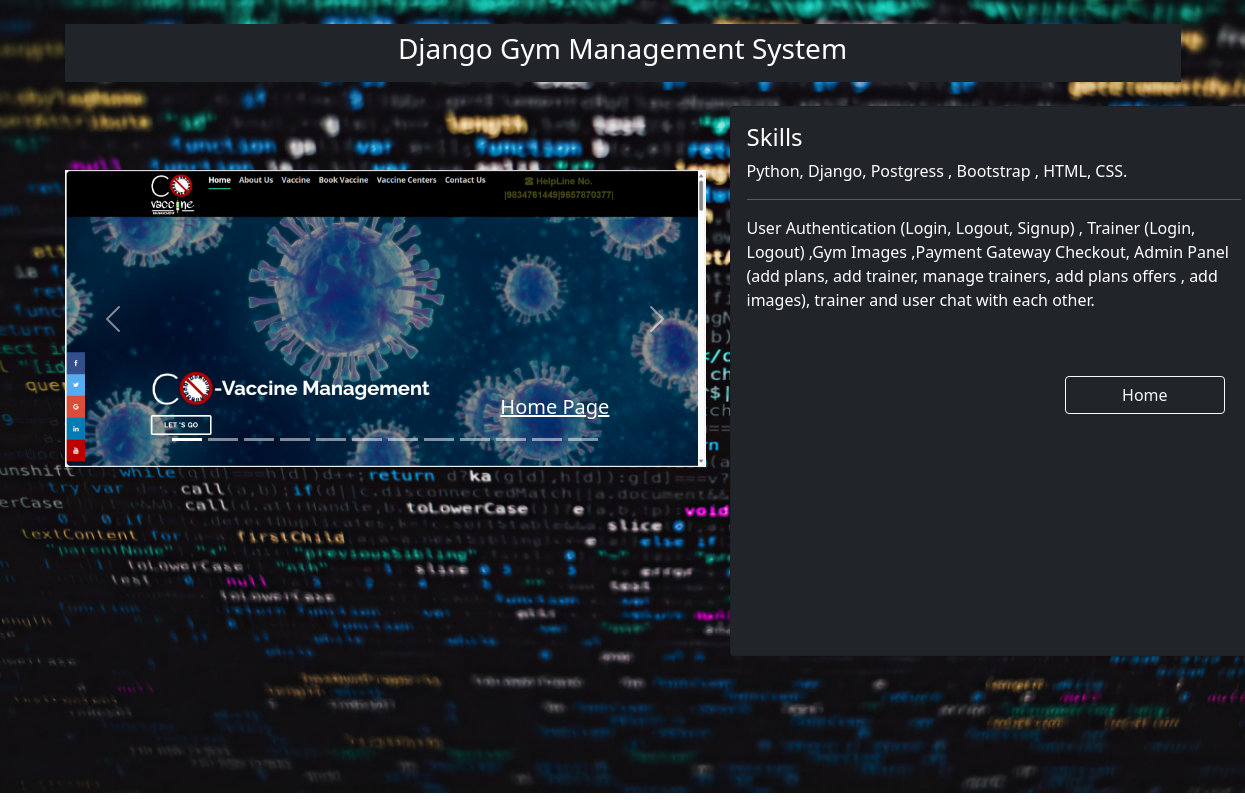
Screenshot of /project2/2 with the database file from the repository.
### app/models.py (models this page shows)
class Project(models.Model):
    p_name = models.CharField(max_length=100)
    p_skills = models.CharField(max_length=400)
    p_details = models.CharField(max_length=1000)

### app/views.py (the view)
# urls.py: path('project2/<int:pk>',project2),
def project2(request,pk):
    data=Project.objects.get(pk=pk)
    return render(request,'project2.html',{"pk":pk,'data':data})

### app/templates/project2.html (shortened to what this page needs)
{% load static %}
<!doctype html>
<html lang="en">
  <head>
    <link href="https://cdn.jsdelivr.net/npm/bootstrap@5.0.2/dist/css/bootstrap.min.css" rel="stylesheet">
    <link rel="stylesheet" href="{% static 'js.js' %}" type="text\JS">
  </head>
  <body>
    <div class="bg-image"  id="bg" >
      <div class="container">
          <br>
      <div class="py-2 bg-dark" id="dark">
          <h3 class="text-center"> {{ data.p_name }}  </h3></div><br>
      <div class="row">
        {% block 'photos' %}
          <div class="col-sm-7">
            <div id="carouselExampleCaptions" class="carousel slide" >
              <div class="carousel-indicators">
                <button type="button" data-bs-target="#carouselExampleCaptions" data-bs-slide-to="0" class="active" aria-current="true" aria-label="Slide 1"></button>
                <button type="button" data-bs-target="#carouselExampleCaptions" data-bs-slide-to="1" aria-label="Slide 2"></button>
                <button type="button" data-bs-target="#carouselExampleCaptions" data-bs-slide-to="2" aria-label="Slide 3"></button>
                <button type="button" data-bs-target="#carouselExampleCaptions" data-bs-slide-to="3" aria-label="Slide 4"></button>
                <button type="button" data-bs-target="#carouselExampleCaptions" data-bs-slide-to="4" aria-label="Slide 5"></button>
                <button type="button" data-bs-target="#carouselExampleCaptions" data-bs-slide-to="5" aria-label="Slide 6"></button>
                <button type="button" data-bs-target="#carouselExampleCaptions" data-bs-slide-to="6" aria-label="Slide 7"></button>
                <button type="button" data-bs-target="#carouselExampleCaptions" data-bs-slide-to="7" aria-label="Slide 8"></button>
                <button type="button" data-bs-target="#carouselExampleCaptions" data-bs-slide-to="8" aria-label="Slide 9"></button>
                <button type="button" data-bs-target="#carouselExampleCaptions" data-bs-slide-to="9" aria-label="Slide 10"></button>
                <button type="button" data-bs-target="#carouselExampleCaptions" data-bs-slide-to="10" aria-label="Slide 11"></button>
                <button type="button" data-bs-target="#carouselExampleCaptions" data-bs-slide-to="11" aria-label="Slide 12"></button>
              </div>
              <div class="carousel-inner" id="slide">
                <div class="carousel-item active">
                  <img src="{% static '/img/gym/home.png' %}" class="d-block w-100" alt="...">
                  <div class="carousel-caption d-flex justify-content-end">
                    <h5><u>Home Page</u></h5>
                  </div>
                </div>
            </div>
            <button class="carousel-control-prev" type="button" data-bs-target="#carouselExampleCaptions" data-bs-slide="prev">
              <span class="carousel-control-prev-icon " aria-hidden="true"></span>
            </button>
            <button class="carousel-control-next" type="button" data-bs-target="#carouselExampleCaptions" data-bs-slide="next">
              <span class="carousel-control-next-icon" aria-hidden="true"></span>
            </button>
          </div>
        {% endblock %}
          </div>
          <div class="col-sm-4">
              <div class="row">
                  <div class="col-sm-8 mb-2">
                      <div class="card  bg-dark" id="dark" style="width: 33rem; height:550px;">
                          <div class="card-body ">
                              <h4 class="card-text">Skills</h4>
                              <p class="card-text">{{ data.p_skills}}</p>
                              <hr>
                            <p class="card-text">{{data.p_details}}</p>
                            <br><br>
                            <div class="d-flex align-items-end flex-column me-3">
                              <a href="/" class=" col-md-4 btn btn-outline-light mb-2">Home</a>
                            </div>
                          </div>
                          </div>
                        </div>
                      </div>
              </div>
          </div>
      </div>
      </div>
    </head>
  </body>
</html>

### app/templates/project2.html (style rules this page uses)
body, html { height: 100%; margin: 0; }
#bg { width: 100%; height: calc(100vh - 7px); background: url("/Resume_/app/static/img/bg2.jpg"); background-size: cover; position: relative; padding: 0; }
#dark { color: white; }
#slide { margin-top: 10%; }

### rows the page displays
Project: p_name "Django Gym Management System", p_skills "Python, Django, Postgress , Bootstrap , HTML, CSS.", p_details "User Authentication (Login, Logout, Signup) , Trainer (Login, Logout) ,Gym Images ,Payment Gateway Checkout, Admin Panel (add plans, add trainer, manage trainers, add plans offers , add images), trainer and user chat with each other."
